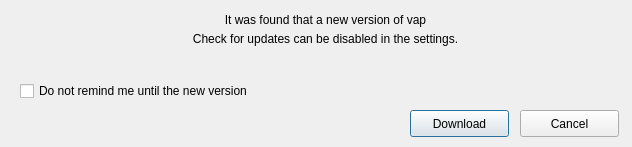
<?xml version="1.0" encoding="UTF-8"?>
<ui version="4.0">
 <class>refresh</class>
 <widget class="QDialog" name="refresh">
  <property name="geometry">
   <rect>
    <x>0</x>
    <y>0</y>
    <width>632</width>
    <height>147</height>
   </rect>
  </property>
  <property name="minimumSize">
   <size>
    <width>632</width>
    <height>147</height>
   </size>
  </property>
  <property name="maximumSize">
   <size>
    <width>632</width>
    <height>147</height>
   </size>
  </property>
  <property name="windowTitle">
   <string>Update vap version</string>
  </property>
  <property name="modal">
   <bool>true</bool>
  </property>
  <widget class="QLabel" name="label">
   <property name="geometry">
    <rect>
     <x>30</x>
     <y>30</y>
     <width>591</width>
     <height>17</height>
    </rect>
   </property>
   <property name="text">
    <string>Check for updates can be disabled in the settings.</string>
   </property>
   <property name="alignment">
    <set>Qt::AlignCenter</set>
   </property>
  </widget>
  <widget class="QCheckBox" name="checkBox">
   <property name="geometry">
    <rect>
     <x>20</x>
     <y>80</y>
     <width>421</width>
     <height>22</height>
    </rect>
   </property>
   <property name="text">
    <string>Do not remind me until the new version</string>
   </property>
  </widget>
  <widget class="QLabel" name="label_2">
   <property name="geometry">
    <rect>
     <x>30</x>
     <y>10</y>
     <width>591</width>
     <height>20</height>
    </rect>
   </property>
   <property name="text">
    <string>It was found that a new version of vap</string>
   </property>
   <property name="alignment">
    <set>Qt::AlignCenter</set>
   </property>
  </widget>
  <widget class="QPushButton" name="pushButton">
   <property name="geometry">
    <rect>
     <x>410</x>
     <y>110</y>
     <width>99</width>
     <height>27</height>
    </rect>
   </property>
   <property name="text">
    <string>Download</string>
   </property>
  </widget>
  <widget class="QPushButton" name="pushButton_2">
   <property name="geometry">
    <rect>
     <x>520</x>
     <y>110</y>
     <width>99</width>
     <height>27</height>
    </rect>
   </property>
   <property name="text">
    <string>Cancel</string>
   </property>
  </widget>
 </widget>
 <resources/>
 <connections/>
</ui>
